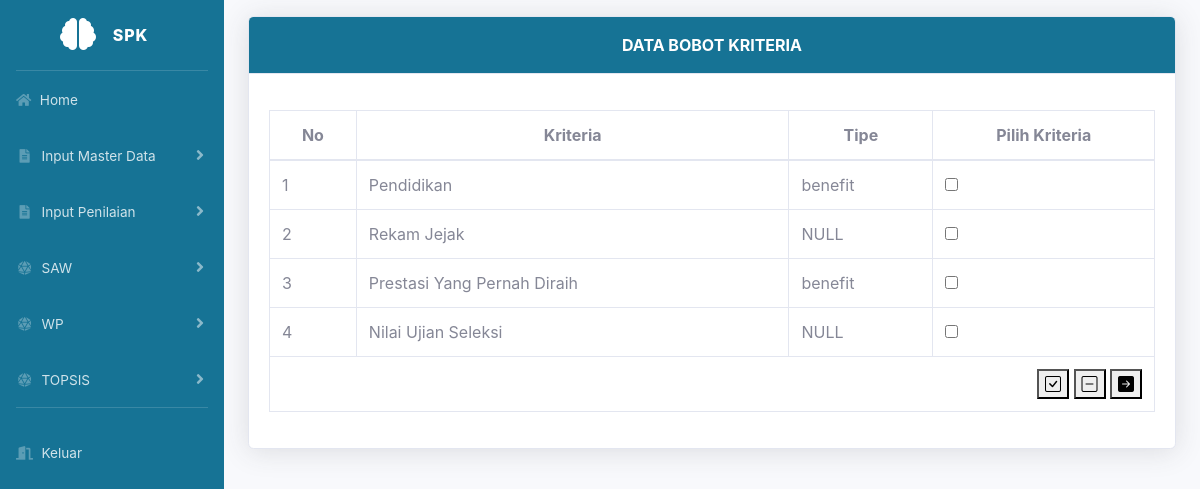
Before: /dashboard.php?url=bobot (signed in) with the older database file.
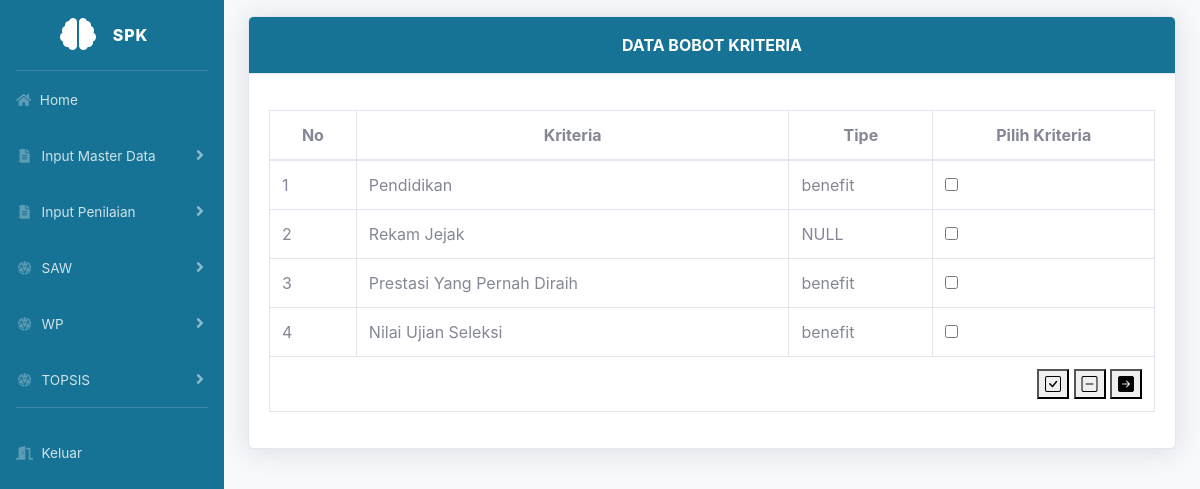
After: the same page with the newer database file.
### tables this page shows
CREATE TABLE `kriteria` (
  `id_kriteria` int(11) NOT NULL,
  `nama_kriteria` varchar(255) NOT NULL,
  `tipe_kriteria` enum('benefit','cost') DEFAULT NULL,
  `sub_kriteria` enum('0','1') NOT NULL DEFAULT '0'
);

### bobot.php (the view, shortened to what this page needs)
<?php
$querykriteria = "SELECT * From Kriteria";
$resultkriteria = mysqli_query($conn, $querykriteria);
$no = 1;
?>
<div class="card shadow mt-3">
    <div class="card-header py-3" style="text-align: center; background-color: #167395; color: white; font-weight:bold">DATA BOBOT KRITERIA</div>
    <div class="card-body">
        <div class="table-responsive mt-3">
            <table class="table table-bordered">
                <thead>
                    <tr style="text-align: center;">
                        <th>No</th>
                        <th>Kriteria</th>
                        <th>Tipe</th>
                        <th>Pilih Kriteria</th>
                    </tr>
                </thead>
                <tbody>
                    <?php while ($datakriteria = mysqli_fetch_array($resultkriteria)) { ?>
                        <tr>
                            <td><?php echo $no; ?></td>
                            <td><?php echo $datakriteria['nama_kriteria']; ?></td>
                            <td><?php echo is_null($datakriteria['tipe_kriteria']) ? "NULL" : $datakriteria['tipe_kriteria']; ?></td>
                            <td>
                                <input type="checkbox" class="checkItem" />
                            </td>
                        </tr>
                    <?php
                        $no++;
                    } ?>
                    <tr>
                        <td colspan="4" style="text-align: end;">
                            <button id="checkAllBtn"><i class="bi bi-check-square"></i></button>
                            <button id="uncheckAllBtn"><i class="bi bi-dash-square"></i></button>
                            <button><i class="bi bi-arrow-right-square-fill"></i></button>
                        </td>
                    </tr>
                </tbody>
            </table>
        </div>
    </div>
</div>

Changed rows visible on the page:
changed kriteria "Nilai Ujian Seleksi": tipe_kriteria (not shown) → "benefit"; no longer shows "NULL"
